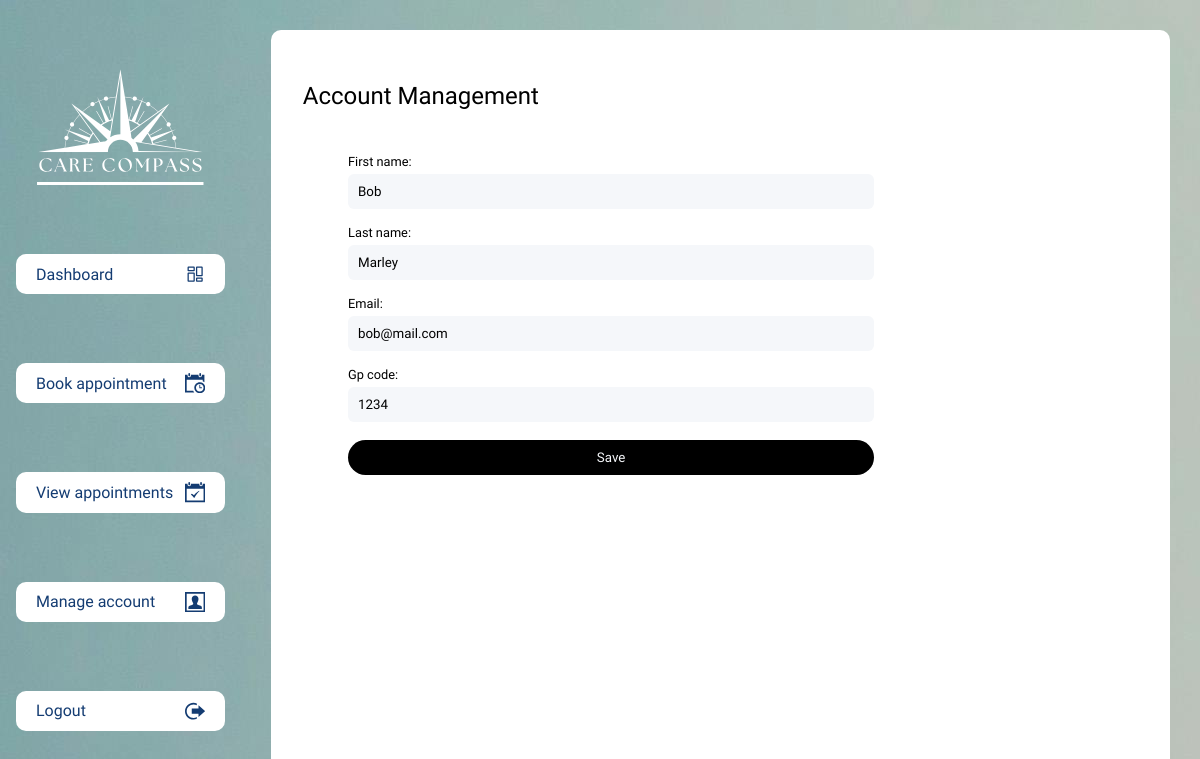
The app's page /manage/ (signed in) with its own data.
### accounts/models.py (models this page shows, shortened)
class User(AbstractBaseUser, PermissionsMixin):
    first_name = models.CharField(max_length=30)
    last_name = models.CharField(max_length=30)
    email = models.EmailField(unique=True)
    gp_code = models.CharField(max_length=30, blank=True, null=True)
    created_at = models.DateTimeField(auto_now_add=True)
    updated_at = models.DateTimeField(auto_now=True)
    is_admin = models.BooleanField(default=False)
    is_staff = models.BooleanField(default=False)
    USERNAME_FIELD = 'email'
    REQUIRED_FIELDS = ['first_name', 'last_name']
    objects = UserManager()

### accounts/views.py (the view)
# urls.py: path('manage/', views.account_management_view, name='account_management'),
@login_required
def account_management_view(request):
    if request.method == 'POST':
        form = PatientUpdateForm(request.POST, instance=request.user)
        if form.is_valid():
            form.save()
            return redirect('accounts:account_management')
    else:
        form = PatientUpdateForm(instance=request.user)
    return render(request, 'accounts/account_management.html', {'form': form})

### accounts/forms.py
class PatientUpdateForm(forms.ModelForm):
    class Meta:
        model = User
        fields = ['first_name', 'last_name', 'email', 'gp_code']

### templates/accounts/account_management.html (shortened to what this page needs)
{% extends "base.html" %} {% block content %}
<h2>Account Management</h2>
<div>
  <div class="form-tile">
    <form id="update-user-form" method="post">
      <div class="form-fields-wrapper">
        <div class="form-fields-wrapper">
        {% for field in form %}
          <div class="form-group">
            <label for="{{ field.id_for_label }}" class="form-label">{{ field.label }}:</label>
            <div class="form-input">
              {{ field }}
            </div>
          </div>
        {% endfor %}
        <div class="submit-btn-wrapper">
          <button type="submit" class="btn-secondary submit-btn">Save</button>
        </div>
      </div>
    </form>
  </div>
</div>
{% endblock %}

### static/css/layout.css (style rules this page uses)
body { font-family: "Segoe UI", Tahoma, Geneva, Verdana, sans-serif; font-size: 16px; font-style: normal; font-weight: 400; display: flex; flex-direction: row; width: 100vw; height: 100vh; margin: 0; padding: 0; background-image: url("../assets/images/background-pattern-1.jpg"); }

### static/css/buttons.css (style rules this page uses)
button { border-radius: 30px; background: #143c72; display: flex; justify-content: center; align-items: center; color: #f5f7fa; border: none; padding: 0.75em; margin: 0.75em 0; }
.btn-secondary { background: #000000; }
.submit-btn { width: 100%; }

### static/css/forms.css (style rules this page uses)
form { width: 100%; }
.form-tile { width: 70%; background-color: #ffffff; border-radius: 15px; display: flex; flex-direction: column; align-items: center; justify-content: space-evenly; padding: 1em; }
.form-fields-wrapper { display: flex; flex-direction: column; align-items: center; justify-content: space-evenly; width: 100%; }
.form-group { width: 90%; margin: 0.5em 0; }
.form-label { display: block; margin-bottom: 5px; font-size: 0.8em; }
.form-input input { width: calc(100% - 20px); padding: 10px; border-radius: 6px; background-color: #f5f7fa; display: flex; align-items: center; border: none; }
.form-input input::placeholder { font-size: 10px; }
.submit-btn-wrapper { display: flex; justify-content: center; align-items: center; width: 90%; }

### records on screen
User: form "Bob" "Marley" "bob@mail.com" "1234"

### other values on screen
{{ field.label }} "First name" "Last name" "Email" "Gp code"
